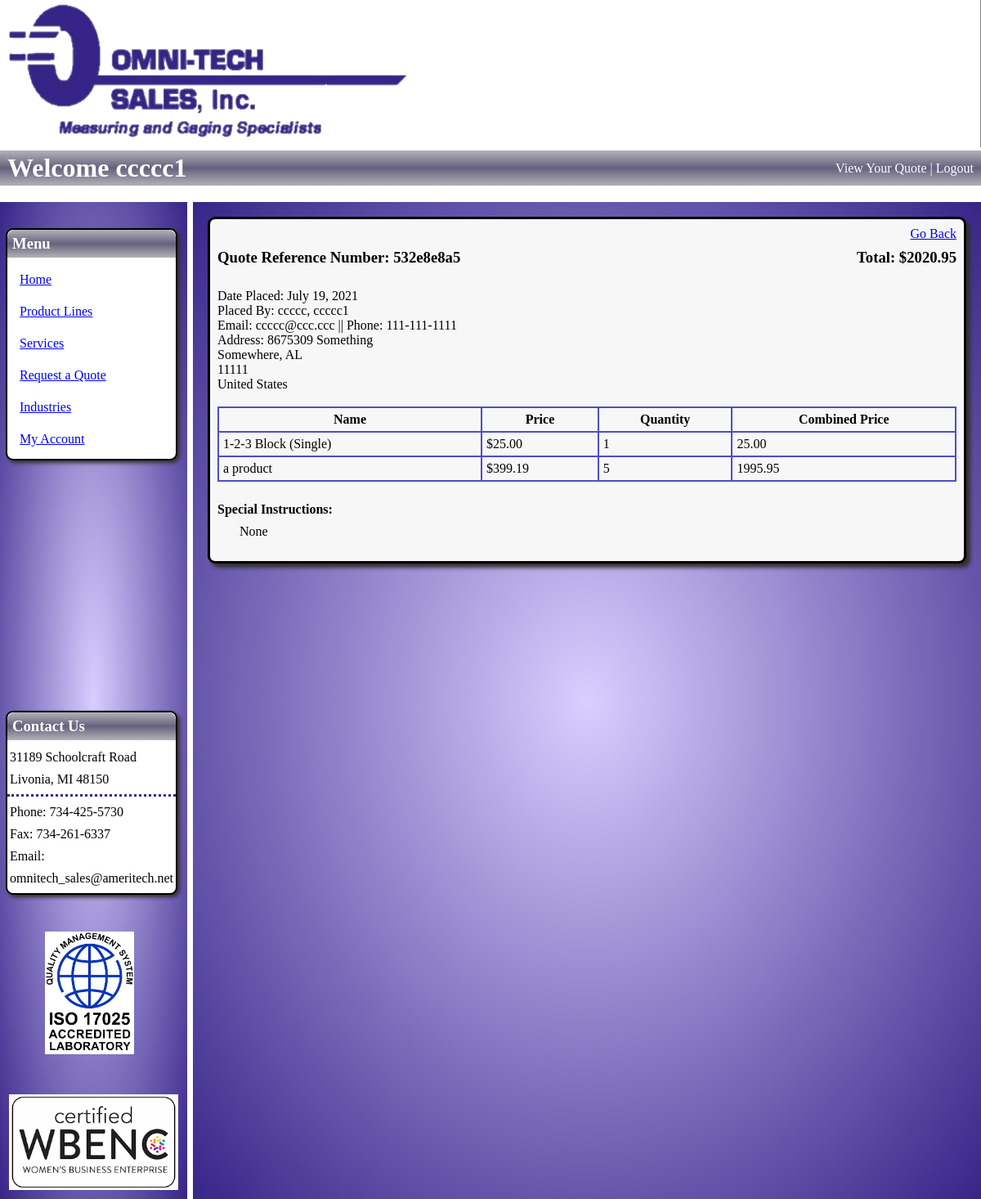
The page /view_quote/58 (signed in) on the database as committed earlier.
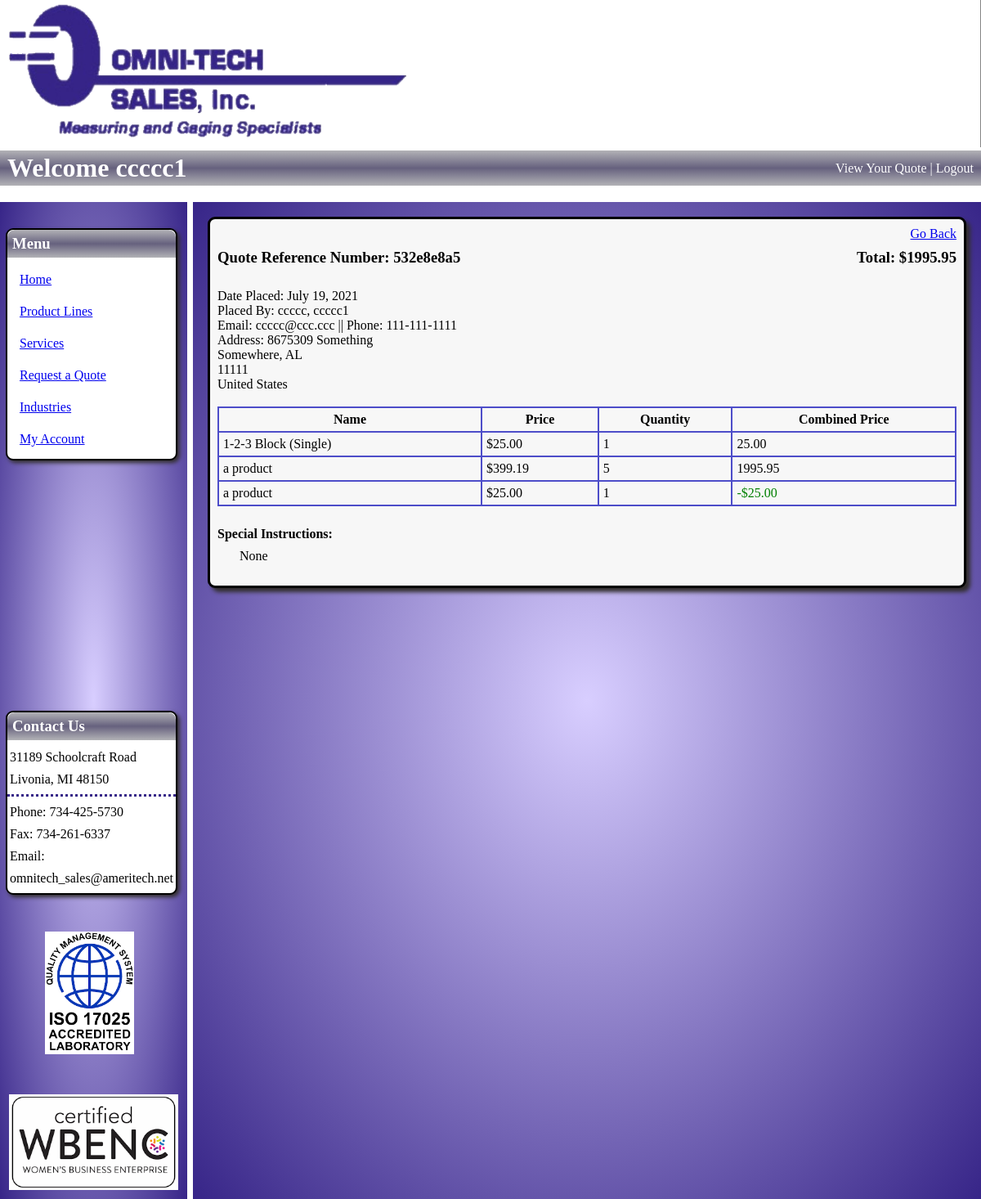
The same page on the database as committed later.
### imgfield_app/models.py (models this page shows)
class Quote(models.Model):
    quoted_by = models.ForeignKey(
        User,
        related_name="user_quotes",
        on_delete=models.CASCADE
    )
    contact_info =  models.ForeignKey(
        ContactInfo,
        related_name="quotes",
        on_delete = models.CASCADE,
        null=True, blank=True,
    )
    ref_number = models.CharField(max_length=10)
    total_price = models.DecimalField(decimal_places=2, max_digits=10, null=True, blank=True)
    status = models.CharField(max_length=27)
    special_instructions = models.TextField(null=True, blank=True)
    office_notes = models.TextField(null=True, blank=True)
    placed_at = models.DateTimeField(auto_now_add=True)
    created_at = models.DateTimeField(auto_now_add=True)
    updated_at = models.DateTimeField(auto_now=True)
    objects = QuoteManager()

class QuoteProduct(models.Model):
    product_on_quote = models.ForeignKey(
        Product,
        related_name="quote_of_product",
        on_delete=models.CASCADE
    )
    quote = models.ForeignKey(
        Quote,
        related_name="quote_product",
        on_delete=models.CASCADE
    )
    quantity = models.IntegerField()
    combined_price = models.DecimalField(decimal_places=2, max_digits=10, null=True, blank=True)
    created_at = models.DateTimeField(auto_now_add=True)
    updated_at = models.DateTimeField(auto_now=True)

class Product(models.Model):
    name = models.CharField(max_length=108)
    part_number = models.CharField(max_length=27)
    manufacturer = models.CharField(max_length=45, null=True, blank= True)
    price = models.DecimalField(decimal_places=2, max_digits=5)
    desc = models.CharField(max_length=189)
    exp_desc = models.TextField(null=True, blank=True)
    quantity_in_stock = models.IntegerField(null=True, blank=True)
    created_at = models.DateTimeField(auto_now_add=True)
    updated_at = models.DateTimeField(auto_now=True)
    objects = ProductManager()

class QuoteItem(models.Model):
    item_on_quote = models.ForeignKey(
        EnteredItem,
        related_name="quote_of_item",
        on_delete=models.CASCADE
    )
    quote = models.ForeignKey(
        Quote,
        related_name="quote_item",
        on_delete=models.CASCADE
    )
    quantity = models.IntegerField()
    combined_price = models.DecimalField(decimal_places=2, max_digits=10, null=True, blank=True)
    created_at = models.DateTimeField(auto_now_add=True)
    updated_at = models.DateTimeField(auto_now=True)

class EnteredItem(models.Model):
    name = models.CharField(max_length=108)
    part_number = models.CharField(max_length=27, null=True, blank= True)
    manufacturer = models.CharField(max_length=45, null=True, blank= True)
    price = models.DecimalField(decimal_places=2, max_digits=10, null=True, blank=True)
    notes = models.TextField(null=True, blank= True)
    created_at = models.DateTimeField(auto_now_add=True)
    updated_at = models.DateTimeField(auto_now=True)
    objects = EnteredItemManager()

class User(models.Model):
    first_name = models.CharField(max_length=45)
    last_name = models.CharField(max_length=60)
    email = models.CharField(max_length=60)
    password = models.CharField(max_length=60)
    security_level = models.IntegerField()
    created_at = models.DateTimeField(auto_now_add=True)
    updated_at = models.DateTimeField(auto_now=True)
    objects = UserManager()

class ContactInfo(models.Model):
    user = models.ManyToManyField(
        User,
        related_name="user_contact_infos"
    )
    address_1 = models.CharField(max_length=54)
    address_2 = models.CharField(max_length=54, null=True, blank=True)
    city = models.CharField(max_length=54)
    zip_code = models.IntegerField()
    state = models.CharField(max_length=54)
    country = models.CharField(max_length=54)
    phone = models.CharField(max_length=15)
    created_at = models.DateTimeField(auto_now_add=True)
    updated_at = models.DateTimeField(auto_now=True)
    objects = ContactInfoManager()

class QuoteAdminItem(models.Model):
    adminitem_on_quote = models.ForeignKey(
        AdminItem,
        related_name="quote_of_adminitem",
        on_delete=models.CASCADE
    )
    quote = models.ForeignKey(
        Quote,
        related_name="quote_adminitem",
        on_delete=models.CASCADE
    )
    quantity = models.IntegerField()
    combined_price = models.DecimalField(decimal_places=2, max_digits=10, null=True, blank=True)
    is_discount = models.BooleanField(default=False)
    created_at = models.DateTimeField(auto_now_add=True)
    updated_at = models.DateTimeField(auto_now=True)

class AdminItem(models.Model):
    name = models.CharField(max_length=108)
    part_number = models.CharField(max_length=27, null=True, blank= True)
    manufacturer = models.CharField(max_length=45, null=True, blank= True)
    price = models.DecimalField(decimal_places=2, max_digits=10, null=True, blank=True)
    is_discount = models.BooleanField(default=False)
    notes = models.TextField(null=True, blank= True)
    created_at = models.DateTimeField(auto_now_add=True)
    updated_at = models.DateTimeField(auto_now=True)
    objects = AdminItemManager()

### imgfield_app/views.py (the view)
# urls.py: path('view_quote/<int:quote_id>', views.view_quote),
def view_quote(request, quote_id):
    if 'user_id' in request.session:
        logged_user = User.objects.get(id=request.session['user_id'])
        quote = Quote.objects.get(id=quote_id)
        if quote.quoted_by == logged_user:
            all_quoteproducts = QuoteProduct.objects.filter(quote=quote)
            all_quoteitems = QuoteItem.objects.filter(quote=quote)
            all_quoteadminitems = QuoteAdminItem.objects.filter(quote=quote)
            context = {
                'logged_user': logged_user,
                'quote': quote,
                'products': all_quoteproducts,
                'items': all_quoteitems,
                'adminitems': all_quoteadminitems,
            }
            return render(request, "view_quote.html", context)
        return redirect("/user_account")
    return redirect("/")

### imgfield_app/templates/view_quote.html (shortened to what the changed rows need)
<!DOCTYPE html>
<html lang="en">
<head>
    {% load static %}
    <link rel="stylesheet" href="{% static 'css/main_display.css' %}">
    <link rel="stylesheet" href="{% static 'css/view_quote.css' %}">
</head>
<body>
    <div id="header">
        <h1>Welcome {% if logged_user %}{{ logged_user.first_name }}{% endif %}</h1>
    </div>
    <div id="content">
        <div id="main">
            <div class="display_box">
                <div id="quote_head">
                    <h3>Quote Reference Number: {{ quote.ref_number }} </h3>
                    <h3 id="total">Total: ${{ quote.total_price }}</h3>
                </div>
                <div id="order_info">
                    <p>Date Placed: {{quote.placed_at.date }}</p>
                    <p>Placed By: {{ quote.quoted_by.last_name }}, {{ quote.quoted_by.first_name }}</p>
                    <p>Email: {{ quote.quoted_by.email }} || Phone: {{ quote.contact_info.phone }}</p>
                    <p>Address: {{ quote.contact_info.address_1 }}</p>
                    <p id="line3">{{ quote.contact_info.city }}, {{ quote.contact_info.state }}</p>
                    <p id="line4">{{ quote.contact_info.zip_code }}</p>
                    <p id="line5">{{ quote.contact_info.country }}</p>
                </div>
                <table>
                    <tr>
                        <th>Name</th>
                        <th>Price</th>
                        <th>Quantity</th>
                        <th>Combined Price</th>
                    </tr>
                    {% for product in products %}
                    <tr>
                        <td>{{ product.product_on_quote.name }}</td>
                        <td>${{ product.product_on_quote.price }}</td>
                        <td>{{ product.quantity }}</td>
                        <td>{{ product.combined_price }}</td>
                    </tr>
                    {% endfor %}
                    {% for item in items %}
                    <tr>
                        <td>{{ item.item_on_quote.name }}</td>
                        <td>${{ item.item_on_quote.price }}</td>
                        <td>{{ item.quantity }}</td>
                        <td>{{ item.combined_price }}</td>
                    </tr>
                    {% endfor %}
                    {% for adminitem in adminitems %}
                    <tr>
                        <td>{{ adminitem.adminitem_on_quote.name }}</td>
                        <td>${{ adminitem.adminitem_on_quote.price }}</td>
                        <td>{{ adminitem.quantity }}</td>
                        {% if adminitem.is_discount%}
                            <td class="green">-${{ adminitem.combined_price }}</td>
                        {%else%}
                            <td>${{ adminitem.combined_price }}</td>
                        {% endif %}
                    </tr>
                    {% endfor %}
                </table>
                <div id="special_instructions">
                    <h4>Special Instructions: </h4>
                    <p>{{ quote.special_instructions }}</p>
                </div>
            </div>
        </div>
    </div>
</body>
</html>

Rows that differ between the two databases and show on the page:
changed Quote "None": total_price "2020.95" → "1995.95"
added QuoteAdminItem: adminitem_on_quote.name "a product", adminitem_on_quote.price "25.00", quantity "1", combined_price "25.00"
